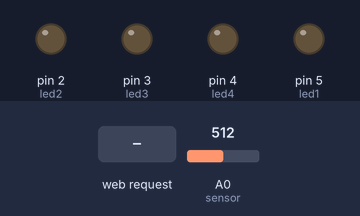
The sketch below on a simulated Arduino Uno, built with avr-gcc and run on an emulated ATmega328P. Parts: output pins drawn as LEDs (lit = HIGH). The test bench sets the inputs (shaded band); at power-on: A0 (sensor) = 512.

Above: at 1.2 s.
1.3 s: HTTP request GET /led1 received
At 1.6 s:
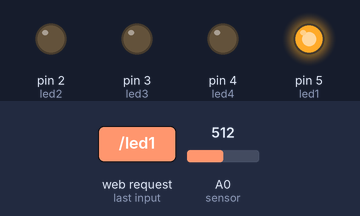
2.8 s: HTTP request GET /led2 received
At 3.9 s:
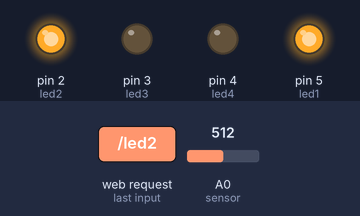
4.3 s: HTTP request GET /led3 received
At 5.1 s:
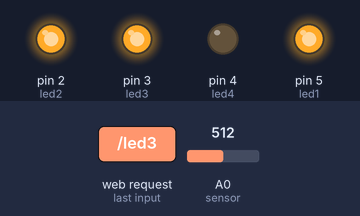
5.8 s: HTTP request GET /led4 received
At 6.2 s:
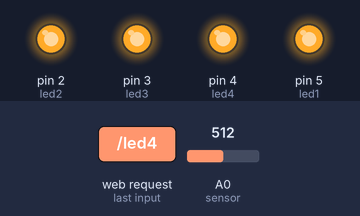
7.3 s: HTTP request GET /led1 received
At 8.5 s:
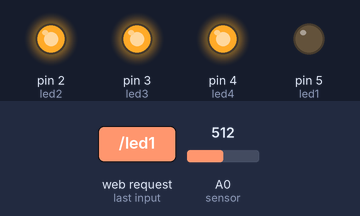
8.8 s: HTTP request GET /led2 received
At 9.7 s:
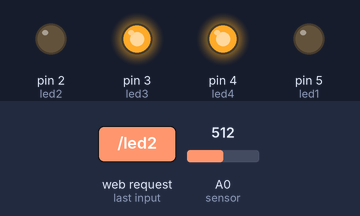
Timing chart, 0 to 11.3 s (numbered marks = the images above; inputs shaded):
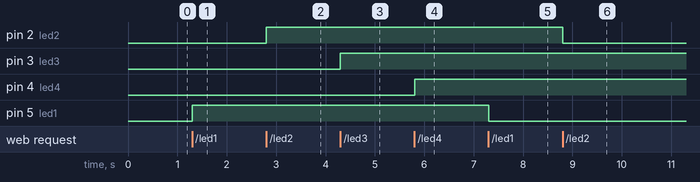

The sketch:

CircuitoEthernet.ino
```cpp
#include <SPI.h>
#include <Ethernet.h>

byte mymac[] = { 0x90, 0xA2, 0xDA, 0x00, 0x9B, 0x36 };
byte myip[] = { 192, 168, 1, 148 };

EthernetServer server(80);

int led1 = 5;
int led2 = 2;
int led3 = 3;
int led4 = 4;

String readString = String(30);

float Sensibilidad=0.139; //sensibilidad en V/A para nuestro sensor
float offset=0.000; // Equivale a la amplitud del ruido

String estadoCircu;

float max=-1;

void setup() {
  Ethernet.begin(mymac, myip);
  pinMode(led1, OUTPUT);
  pinMode(led2, OUTPUT);
  pinMode(led3, OUTPUT);
  pinMode(led4, OUTPUT);

  digitalWrite(led1,LOW);
  digitalWrite(led2,LOW);
  digitalWrite(led3,LOW);
  digitalWrite(led4,LOW);
  //rele y sensor de corriente

  Serial.begin(9600);
}

float get_corriente()
{
  float voltajeSensor;
  float corriente=0;
  long tiempo=millis();
  float Imax=0;
  float Imin=0;
  while(millis()-tiempo<100)//realizamos mediciones durante 0.2 segundos
  {
    voltajeSensor = analogRead(A0) * (5.0 / 1023.0);//lectura del sensor
    corriente=0.9*corriente+0.1*((voltajeSensor-2.495)/Sensibilidad); //Ecuación  para obtener la corriente
    if(corriente>Imax)Imax=corriente;
    if(corriente<Imin)Imin=corriente;
  }
  return(((Imax-Imin)/2)-offset);
}

void loop() {

  EthernetClient client = server.available();

  if(client)
  {
    while(client.connected())
    {
      if(client.available())
      {
        char c = client.read();

        if(readString.length() < 30) {
          readString += (c);
        }

        if(c == '\n')
        {

          if(readString.indexOf("led1") >= 0) {
            digitalWrite(led1, !digitalRead(led1));
            delay(100);
          }

          if(readString.indexOf("led2") >= 0) {
            digitalWrite(led2, !digitalRead(led2));
            delay(100);
          }

          if(readString.indexOf("led3") >= 0) {
            digitalWrite(led3, !digitalRead(led3));
            delay(100);
          }


          if(readString.indexOf("led4") >= 0) {
            digitalWrite(led4, !digitalRead(led4));
            delay(100);
          }

          float volta=get_corriente();//obtenemos la corriente pico
          delay(50);

          if( (readString.indexOf("maximo=") )>= 0) {
            String aux;
            int aux1 = readString.indexOf("maximo=");
            aux = readString.substring(aux1+7);
              max = aux.toFloat();
          }


          client.println("HTTP/1.1 200 OK");
          client.println("Content-Type: text/html");
          client.println();

          client.println("<!doctype html>");
          client.println("<html>");
          client.println("<head>");
          client.println("<title>Tutorial</title>");
          /*client.println("<meta name=\"viewport\" content=\"width=320\">");
          client.println("<meta name=\"viewport\" content=\"width=device-width\">");
          client.println("<meta charset=\"utf-8\">");
          client.println("<meta name=\"viewport\" content=\"initial-scale=1.0, user-scalable=no\">");*/
          //ver aca para refrescar la pagina
          client.println("<meta http-equiv=\"refres\" content=\"2,URL=http://192.168.1.148\">");
          client.println("</head>");
          client.println("<body>");
          client.println("<center>");

          /*
          client.println("<font size=\"5\" face=\"verdana\" color=\"green\">Android</font>");
          client.println("<font size=\"3\" face=\"verdana\" color=\"red\"> & </font>");
          client.println("<font size=\"5\" face=\"verdana\" color=\"blue\">Arduino</font><br />");*/

          if(!digitalRead(led1) && !digitalRead(led2) && !digitalRead(led3) && !digitalRead(led4)){
            volta=0;
          }


          if(digitalRead(led1)) {
            estadoCircu = "ON";
          } else {
            estadoCircu = "OFF";
          }
          client.println("<form action=\"led1\" method=\"get\">");
          client.println("<button type=submit style=\"width:200px;\">Led1 - "+estadoCircu+"</button>");

          client.println("</form>volt-");
          client.println(volta);
          client.println("-end<br />");

          if(digitalRead(led2)) {
            estadoCircu = "ON";
          } else {
            estadoCircu = "OFF";
          }
          client.println("<form action=\"led2\" method=\"get\">");
          client.println("<button type=submit style=\"width:200px;\">Led2 - "+estadoCircu+"</button>");
          client.println("</form> <br />");

          if(digitalRead(led3)) {
            estadoCircu = "ON";
          } else {
            estadoCircu = "OFF";
          }
          client.println("<form action=\"led3\" method=\"get\">");
          client.println("<button type=submit style=\"width:200px;\">Led3 - "+estadoCircu+"</button>");
          client.println("</form> <br />");

          if(digitalRead(led4)) {
            estadoCircu = "ON";
          } else {
            estadoCircu = "OFF";
          }
          client.println("<form action=\"led4\" method=\"get\">");
          client.println("<button type=submit style=\"width:200px;\">Led4 - "+estadoCircu+"</button>");
          client.println("</form> <br />");

          client.println("</center>");
          client.println("</body>");
          client.println("</html>");

          readString = "";

          if(volta >= max && max!= -1){

            if(digitalRead(led1)){
              digitalWrite(led1,!digitalRead(led1));
              break;
            }
            else{
              if(digitalRead(led2)){
              digitalWrite(led2,!digitalRead(led2));
              break;
              }else{
                if(digitalRead(led3)){
                digitalWrite(led4,!digitalRead(led3));
                break;
                }else{
                  if(digitalRead(led4)){
                  digitalWrite(led4,!digitalRead(led4));
                  break;
                  }
               }
            }
          }

          }

          delay(100);
          client.stop();


        }
      }

    }
  }

}
```

Measured:
- after the input at 1.3 s, pin 5 (led1): LOW → HIGH at once
- after the input at 2.8 s, pin 2 (led2): LOW → HIGH at once
- after the input at 4.3 s, pin 3 (led3): LOW → HIGH at once
- after the input at 5.8 s, pin 4 (led4): LOW → HIGH at once
- after the input at 7.3 s, pin 5 (led1): HIGH → LOW at once
- after the input at 8.8 s, pin 2 (led2): HIGH → LOW at once
